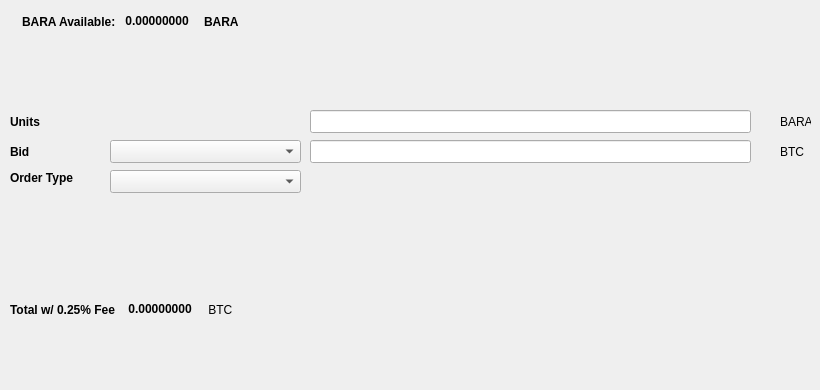
   <widget class="QWidget" name="SellTab">
    <attribute name="title">
     <string>Sell</string>
    </attribute>
    <widget class="QLabel" name="label_16">
     <property name="geometry">
      <rect>
       <x>780</x>
       <y>140</y>
       <width>31</width>
       <height>23</height>
      </rect>
     </property>
     <property name="text">
      <string>BTC</string>
     </property>
    </widget>
    <widget class="QComboBox" name="SellBidcomboBox">
     <property name="geometry">
      <rect>
       <x>110</x>
       <y>140</y>
       <width>191</width>
       <height>23</height>
      </rect>
     </property>
     <property name="font">
      <font>
       <pointsize>10</pointsize>
      </font>
     </property>
    </widget>
    <widget class="QLabel" name="label_18">
     <property name="geometry">
      <rect>
       <x>10</x>
       <y>110</y>
       <width>46</width>
       <height>23</height>
      </rect>
     </property>
     <property name="font">
      <font>
       <weight>75</weight>
       <bold>true</bold>
      </font>
     </property>
     <property name="text">
      <string>Units</string>
     </property>
    </widget>
    <widget class="QtMaterialFlatButton" name="Sell_Max_Amount" native="true">
     <property name="geometry">
      <rect>
       <x>110</x>
       <y>110</y>
       <width>191</width>
       <height>23</height>
      </rect>
     </property>
     <property name="font">
      <font>
       <pointsize>10</pointsize>
      </font>
     </property>
     <property name="text" stdset="0">
      <string>Max</string>
     </property>
    </widget>
    <widget class="QLabel" name="label_20">
     <property name="geometry">
      <rect>
       <x>10</x>
       <y>170</y>
       <width>91</width>
       <height>16</height>
      </rect>
     </property>
     <property name="font">
      <font>
       <weight>75</weight>
       <bold>true</bold>
      </font>
     </property>
     <property name="text">
      <string>Order Type</string>
     </property>
    </widget>
    <widget class="QComboBox" name="SellOrdertypeCombo">
     <property name="geometry">
      <rect>
       <x>110</x>
       <y>170</y>
       <width>191</width>
       <height>23</height>
      </rect>
     </property>
     <property name="font">
      <font>
       <pointsize>10</pointsize>
      </font>
     </property>
    </widget>
    <widget class="QLabel" name="label_21">
     <property name="geometry">
      <rect>
       <x>10</x>
       <y>140</y>
       <width>46</width>
       <height>23</height>
      </rect>
     </property>
     <property name="font">
      <font>
       <weight>75</weight>
       <bold>true</bold>
      </font>
     </property>
     <property name="text">
      <string>Bid</string>
     </property>
    </widget>
    <widget class="QLabel" name="label_22">
     <property name="geometry">
      <rect>
       <x>780</x>
       <y>110</y>
       <width>31</width>
       <height>23</height>
      </rect>
     </property>
     <property name="text">
      <string>BARA</string>
     </property>
    </widget>
    <widget class="QLineEdit" name="UnitsInputBARA">
     <property name="geometry">
      <rect>
       <x>310</x>
       <y>110</y>
       <width>441</width>
       <height>23</height>
      </rect>
     </property>
     <property name="font">
      <font>
       <pointsize>9</pointsize>
       <weight>75</weight>
       <bold>true</bold>
      </font>
     </property>
    </widget>
    <widget class="QLineEdit" name="SellBidPriceEdit">
     <property name="geometry">
      <rect>
       <x>310</x>
       <y>140</y>
       <width>441</width>
       <height>23</height>
      </rect>
     </property>
     <property name="font">
      <font>
       <pointsize>9</pointsize>
       <weight>75</weight>
       <bold>true</bold>
      </font>
     </property>
    </widget>
    <widget class="QtMaterialFlatButton" name="SellBARABTN" native="true">
     <property name="geometry">
      <rect>
       <x>30</x>
       <y>330</y>
       <width>131</width>
       <height>23</height>
      </rect>
     </property>
     <property name="text" stdset="0">
      <string>Sell BARA</string>
     </property>
     <property name="icon" stdset="0">
      <iconset resource="../barandos.qrc">
       <normaloff>:/icons/bitcoin</normaloff>:/icons/bitcoin</iconset>
     </property>
    </widget>
    <widget class="QWidget" name="layoutWidget3">
     <property name="geometry">
      <rect>
       <x>22</x>
       <y>12</y>
       <width>258</width>
       <height>19</height>
      </rect>
     </property>
     <layout class="QHBoxLayout" name="horizontalLayout">
      <item>
       <widget class="QLabel" name="label232_2">
        <property name="font">
         <font>
          <weight>75</weight>
          <bold>true</bold>
         </font>
        </property>
        <property name="text">
         <string>BARA Available:</string>
        </property>
       </widget>
      </item>
      <item>
       <widget class="QLabel" name="BARAAvailableLabel">
        <property name="palette">
         <palette>
          <active>
           <colorrole role="WindowText">
            <brush brushstyle="SolidPattern">
             <color alpha="255">
              <red>0</red>
              <green>0</green>
              <blue>0</blue>
             </color>
            </brush>
           </colorrole>
           <colorrole role="Button">
            <brush brushstyle="SolidPattern">
             <color alpha="255">
              <red>0</red>
              <green>170</green>
              <blue>0</blue>
             </color>
            </brush>
           </colorrole>
           <colorrole role="Light">
            <brush brushstyle="SolidPattern">
             <color alpha="255">
              <red>0</red>
              <green>255</green>
              <blue>0</blue>
             </color>
            </brush>
           </colorrole>
           <colorrole role="Midlight">
            <brush brushstyle="SolidPattern">
             <color alpha="255">
              <red>0</red>
              <green>212</green>
              <blue>0</blue>
             </color>
            </brush>
           </colorrole>
           <colorrole role="Dark">
            <brush brushstyle="SolidPattern">
             <color alpha="255">
              <red>0</red>
              <green>85</green>
              <blue>0</blue>
             </color>
            </brush>
           </colorrole>
           <colorrole role="Mid">
            <brush brushstyle="SolidPattern">
             <color alpha="255">
              <red>0</red>
              <green>113</green>
              <blue>0</blue>
             </color>
            </brush>
           </colorrole>
           <colorrole role="Text">
            <brush brushstyle="SolidPattern">
             <color alpha="255">
              <red>0</red>
              <green>170</green>
              <blue>0</blue>
             </color>
            </brush>
           </colorrole>
           <colorrole role="BrightText">
            <brush brushstyle="SolidPattern">
             <color alpha="255">
              <red>255</red>
              <green>255</green>
              <blue>255</blue>
             </color>
            </brush>
           </colorrole>
           <colorrole role="ButtonText">
            <brush brushstyle="SolidPattern">
             <color alpha="255">
              <red>0</red>
              <green>0</green>
              <blue>0</blue>
             </color>
            </brush>
           </colorrole>
           <colorrole role="Base">
            <brush brushstyle="SolidPattern">
             <color alpha="255">
              <red>255</red>
              <green>255</green>
              <blue>255</blue>
             </color>
            </brush>
           </colorrole>
           <colorrole role="Window">
            <brush brushstyle="SolidPattern">
             <color alpha="255">
              <red>0</red>
              <green>170</green>
              <blue>0</blue>
             </color>
            </brush>
           </colorrole>
           <colorrole role="Shadow">
            <brush brushstyle="SolidPattern">
             <color alpha="255">
              <red>0</red>
              <green>0</green>
              <blue>0</blue>
             </color>
            </brush>
           </colorrole>
           <colorrole role="AlternateBase">
            <brush brushstyle="SolidPattern">
             <color alpha="255">
              <red>127</red>
              <green>212</green>
              <blue>127</blue>
             </color>
            </brush>
           </colorrole>
           <colorrole role="ToolTipBase">
            <brush brushstyle="SolidPattern">
             <color alpha="255">
              <red>255</red>
              <green>255</green>
              <blue>220</blue>
             </color>
            </brush>
           </colorrole>
           <colorrole role="ToolTipText">
            <brush brushstyle="SolidPattern">
             <color alpha="255">
              <red>0</red>
              <green>0</green>
              <blue>0</blue>
             </color>
            </brush>
           </colorrole>
          </active>
          <inactive>
           <colorrole role="WindowText">
            <brush brushstyle="SolidPattern">
             <color alpha="255">
              <red>0</red>
              <green>0</green>
              <blue>0</blue>
             </color>
            </brush>
           </colorrole>
           <colorrole role="Button">
            <brush brushstyle="SolidPattern">
             <color alpha="255">
              <red>0</red>
              <green>170</green>
              <blue>0</blue>
             </color>
            </brush>
           </colorrole>
           <colorrole role="Light">
            <brush brushstyle="SolidPattern">
             <color alpha="255">
              <red>0</red>
              <green>255</green>
              <blue>0</blue>
             </color>
            </brush>
           </colorrole>
           <colorrole role="Midlight">
            <brush brushstyle="SolidPattern">
             <color alpha="255">
              <red>0</red>
              <green>212</green>
              <blue>0</blue>
             </color>
            </brush>
           </colorrole>
           <colorrole role="Dark">
            <brush brushstyle="SolidPattern">
             <color alpha="255">
              <red>0</red>
              <green>85</green>
              <blue>0</blue>
             </color>
            </brush>
           </colorrole>
           <colorrole role="Mid">
            <brush brushstyle="SolidPattern">
             <color alpha="255">
              <red>0</red>
              <green>113</green>
              <blue>0</blue>
             </color>
            </brush>
           </colorrole>
           <colorrole role="Text">
            <brush brushstyle="SolidPattern">
             <color alpha="255">
              <red>0</red>
              <green>170</green>
              <blue>0</blue>
             </color>
            </brush>
           </colorrole>
           <colorrole role="BrightText">
            <brush brushstyle="SolidPattern">
             <color alpha="255">
              <red>255</red>
              <green>255</green>
              <blue>255</blue>
             </color>
            </brush>
           </colorrole>
           <colorrole role="ButtonText">
            <brush brushstyle="SolidPattern">
             <color alpha="255">
              <red>0</red>
              <green>0</green>
              <blue>0</blue>
             </color>
            </brush>
           </colorrole>
           <colorrole role="Base">
            <brush brushstyle="SolidPattern">
             <color alpha="255">
              <red>255</red>
              <green>255</green>
              <blue>255</blue>
             </color>
            </brush>
           </colorrole>
           <colorrole role="Window">
            <brush brushstyle="SolidPattern">
             <color alpha="255">
              <red>0</red>
              <green>170</green>
              <blue>0</blue>
             </color>
            </brush>
           </colorrole>
           <colorrole role="Shadow">
            <brush brushstyle="SolidPattern">
             <color alpha="255">
              <red>0</red>
              <green>0</green>
              <blue>0</blue>
             </color>
            </brush>
           </colorrole>
           <colorrole role="AlternateBase">
            <brush brushstyle="SolidPattern">
             <color alpha="255">
              <red>127</red>
              <green>212</green>
              <blue>127</blue>
             </color>
            </brush>
           </colorrole>
           <colorrole role="ToolTipBase">
            <brush brushstyle="SolidPattern">
             <color alpha="255">
              <red>255</red>
              <green>255</green>
              <blue>220</blue>
             </color>
            </brush>
           </colorrole>
           <colorrole role="ToolTipText">
            <brush brushstyle="SolidPattern">
             <color alpha="255">
              <red>0</red>
              <green>0</green>
              <blue>0</blue>
             </color>
            </brush>
           </colorrole>
          </inactive>
          <disabled>
           <colorrole role="WindowText">
            <brush brushstyle="SolidPattern">
             <color alpha="255">
              <red>0</red>
              <green>85</green>
              <blue>0</blue>
             </color>
            </brush>
           </colorrole>
           <colorrole role="Button">
            <brush brushstyle="SolidPattern">
             <color alpha="255">
              <red>0</red>
              <green>170</green>
              <blue>0</blue>
             </color>
            </brush>
           </colorrole>
           <colorrole role="Light">
            <brush brushstyle="SolidPattern">
             <color alpha="255">
              <red>0</red>
              <green>255</green>
              <blue>0</blue>
             </color>
            </brush>
           </colorrole>
           <colorrole role="Midlight">
            <brush brushstyle="SolidPattern">
             <color alpha="255">
              <red>0</red>
              <green>212</green>
              <blue>0</blue>
             </color>
            </brush>
           </colorrole>
           <colorrole role="Dark">
            <brush brushstyle="SolidPattern">
             <color alpha="255">
              <red>0</red>
              <green>85</green>
              <blue>0</blue>
             </color>
            </brush>
           </colorrole>
           <colorrole role="Mid">
            <brush brushstyle="SolidPattern">
             <color alpha="255">
              <red>0</red>
              <green>113</green>
              <blue>0</blue>
             </color>
            </brush>
           </colorrole>
           <colorrole role="Text">
            <brush brushstyle="SolidPattern">
             <color alpha="255">
              <red>0</red>
              <green>85</green>
              <blue>0</blue>
             </color>
            </brush>
           </colorrole>
           <colorrole role="BrightText">
            <brush brushstyle="SolidPattern">
             <color alpha="255">
              <red>255</red>
              <green>255</green>
              <blue>255</blue>
             </color>
            </brush>
           </colorrole>
           <colorrole role="ButtonText">
            <brush brushstyle="SolidPattern">
             <color alpha="255">
              <red>0</red>
              <green>85</green>
              <blue>0</blue>
             </color>
            </brush>
           </colorrole>
           <colorrole role="Base">
            <brush brushstyle="SolidPattern">
             <color alpha="255">
              <red>0</red>
              <green>170</green>
              <blue>0</blue>
             </color>
            </brush>
           </colorrole>
           <colorrole role="Window">
            <brush brushstyle="SolidPattern">
             <color alpha="255">
              <red>0</red>
              <green>170</green>
              <blue>0</blue>
             </color>
            </brush>
           </colorrole>
           <colorrole role="Shadow">
            <brush brushstyle="SolidPattern">
             <color alpha="255">
              <red>0</red>
              <green>0</green>
              <blue>0</blue>
             </color>
            </brush>
           </colorrole>
           <colorrole role="AlternateBase">
            <brush brushstyle="SolidPattern">
             <color alpha="255">
              <red>0</red>
              <green>170</green>
              <blue>0</blue>
             </color>
            </brush>
           </colorrole>
           <colorrole role="ToolTipBase">
            <brush brushstyle="SolidPattern">
             <color alpha="255">
              <red>255</red>
              <green>255</green>
              <blue>220</blue>
             </color>
            </brush>
           </colorrole>
           <colorrole role="ToolTipText">
            <brush brushstyle="SolidPattern">
             <color alpha="255">
              <red>0</red>
              <green>0</green>
              <blue>0</blue>
             </color>
            </brush>
           </colorrole>
          </disabled>
         </palette>
        </property>
        <property name="font">
         <font>
          <weight>75</weight>
          <bold>true</bold>
         </font>
        </property>
        <property name="text">
         <string> 0.00000000 </string>
        </property>
        <property name="textInteractionFlags">
         <set>Qt::LinksAccessibleByMouse|Qt::TextSelectableByKeyboard|Qt::TextSelectableByMouse</set>
        </property>
       </widget>
      </item>
      <item>
       <widget class="QLabel" name="labelBARA">
        <property name="font">
         <font>
          <weight>75</weight>
          <bold>true</bold>
         </font>
        </property>
        <property name="text">
         <string>BARA</string>
        </property>
       </widget>
      </item>
     </layout>
    </widget>
    <widget class="QWidget" name="layoutWidget">
     <property name="geometry">
      <rect>
       <x>10</x>
       <y>300</y>
       <width>268</width>
       <height>19</height>
      </rect>
     </property>
     <layout class="QHBoxLayout" name="horizontalLayout_2">
      <item>
       <widget class="QLabel" name="label_19">
        <property name="font">
         <font>
          <weight>75</weight>
          <bold>true</bold>
         </font>
        </property>
        <property name="text">
         <string>Total w/ 0.25% Fee </string>
        </property>
       </widget>
      </item>
      <item>
       <widget class="QLabel" name="SellCostLabel">
        <property name="palette">
         <palette>
          <active>
           <colorrole role="WindowText">
            <brush brushstyle="SolidPattern">
             <color alpha="255">
              <red>0</red>
              <green>0</green>
              <blue>0</blue>
             </color>
            </brush>
           </colorrole>
           <colorrole role="Button">
            <brush brushstyle="SolidPattern">
             <color alpha="255">
              <red>0</red>
              <green>170</green>
              <blue>0</blue>
             </color>
            </brush>
           </colorrole>
           <colorrole role="Light">
            <brush brushstyle="SolidPattern">
             <color alpha="255">
              <red>0</red>
              <green>255</green>
              <blue>0</blue>
             </color>
            </brush>
           </colorrole>
           <colorrole role="Midlight">
            <brush brushstyle="SolidPattern">
             <color alpha="255">
              <red>0</red>
              <green>212</green>
              <blue>0</blue>
             </color>
            </brush>
           </colorrole>
           <colorrole role="Dark">
            <brush brushstyle="SolidPattern">
             <color alpha="255">
              <red>0</red>
              <green>85</green>
              <blue>0</blue>
             </color>
            </brush>
           </colorrole>
           <colorrole role="Mid">
            <brush brushstyle="SolidPattern">
             <color alpha="255">
              <red>0</red>
              <green>113</green>
              <blue>0</blue>
             </color>
            </brush>
           </colorrole>
           <colorrole role="Text">
            <brush brushstyle="SolidPattern">
             <color alpha="255">
              <red>0</red>
              <green>170</green>
              <blue>0</blue>
             </color>
            </brush>
           </colorrole>
           <colorrole role="BrightText">
            <brush brushstyle="SolidPattern">
             <color alpha="255">
              <red>255</red>
              <green>255</green>
              <blue>255</blue>
             </color>
            </brush>
           </colorrole>
           <colorrole role="ButtonText">
            <brush brushstyle="SolidPattern">
             <color alpha="255">
              <red>0</red>
              <green>0</green>
              <blue>0</blue>
             </color>
            </brush>
           </colorrole>
           <colorrole role="Base">
            <brush brushstyle="SolidPattern">
             <color alpha="255">
              <red>255</red>
              <green>255</green>
              <blue>255</blue>
             </color>
            </brush>
           </colorrole>
           <colorrole role="Window">
            <brush brushstyle="SolidPattern">
             <color alpha="255">
              <red>0</red>
              <green>170</green>
              <blue>0</blue>
             </color>
            </brush>
           </colorrole>
           <colorrole role="Shadow">
            <brush brushstyle="SolidPattern">
             <color alpha="255">
              <red>0</red>
              <green>0</green>
              <blue>0</blue>
             </color>
            </brush>
           </colorrole>
           <colorrole role="AlternateBase">
            <brush brushstyle="SolidPattern">
             <color alpha="255">
              <red>127</red>
              <green>212</green>
              <blue>127</blue>
             </color>
            </brush>
           </colorrole>
           <colorrole role="ToolTipBase">
            <brush brushstyle="SolidPattern">
             <color alpha="255">
              <red>255</red>
              <green>255</green>
              <blue>220</blue>
             </color>
            </brush>
           </colorrole>
           <colorrole role="ToolTipText">
            <brush brushstyle="SolidPattern">
             <color alpha="255">
              <red>0</red>
              <green>0</green>
              <blue>0</blue>
             </color>
            </brush>
           </colorrole>
          </active>
          <inactive>
           <colorrole role="WindowText">
            <brush brushstyle="SolidPattern">
             <color alpha="255">
              <red>0</red>
              <green>0</green>
              <blue>0</blue>
             </color>
            </brush>
           </colorrole>
           <colorrole role="Button">
            <brush brushstyle="SolidPattern">
             <color alpha="255">
              <red>0</red>
              <green>170</green>
              <blue>0</blue>
             </color>
            </brush>
           </colorrole>
           <colorrole role="Light">
            <brush brushstyle="SolidPattern">
             <color alpha="255">
              <red>0</red>
              <green>255</green>
              <blue>0</blue>
             </color>
            </brush>
           </colorrole>
           <colorrole role="Midlight">
            <brush brushstyle="SolidPattern">
             <color alpha="255">
              <red>0</red>
              <green>212</green>
              <blue>0</blue>
             </color>
            </brush>
           </colorrole>
           <colorrole role="Dark">
            <brush brushstyle="SolidPattern">
             <color alpha="255">
              <red>0</red>
              <green>85</green>
              <blue>0</blue>
             </color>
            </brush>
           </colorrole>
           <colorrole role="Mid">
            <brush brushstyle="SolidPattern">
             <color alpha="255">
              <red>0</red>
              <green>113</green>
              <blue>0</blue>
             </color>
            </brush>
           </colorrole>
           <colorrole role="Text">
            <brush brushstyle="SolidPattern">
             <color alpha="255">
              <red>0</red>
              <green>170</green>
              <blue>0</blue>
             </color>
            </brush>
           </colorrole>
           <colorrole role="BrightText">
            <brush brushstyle="SolidPattern">
             <color alpha="255">
              <red>255</red>
              <green>255</green>
              <blue>255</blue>
             </color>
            </brush>
           </colorrole>
           <colorrole role="ButtonText">
            <brush brushstyle="SolidPattern">
             <color alpha="255">
              <red>0</red>
              <green>0</green>
              <blue>0</blue>
             </color>
            </brush>
           </colorrole>
           <colorrole role="Base">
            <brush brushstyle="SolidPattern">
             <color alpha="255">
              <red>255</red>
              <green>255</green>
              <blue>255</blue>
             </color>
            </brush>
           </colorrole>
           <colorrole role="Window">
            <brush brushstyle="SolidPattern">
             <color alpha="255">
              <red>0</red>
              <green>170</green>
              <blue>0</blue>
             </color>
            </brush>
           </colorrole>
           <colorrole role="Shadow">
            <brush brushstyle="SolidPattern">
             <color alpha="255">
              <red>0</red>
              <green>0</green>
              <blue>0</blue>
             </color>
            </brush>
           </colorrole>
           <colorrole role="AlternateBase">
            <brush brushstyle="SolidPattern">
             <color alpha="255">
              <red>127</red>
              <green>212</green>
              <blue>127</blue>
             </color>
            </brush>
           </colorrole>
           <colorrole role="ToolTipBase">
            <brush brushstyle="SolidPattern">
             <color alpha="255">
              <red>255</red>
              <green>255</green>
              <blue>220</blue>
             </color>
            </brush>
           </colorrole>
           <colorrole role="ToolTipText">
            <brush brushstyle="SolidPattern">
             <color alpha="255">
              <red>0</red>
              <green>0</green>
              <blue>0</blue>
             </color>
            </brush>
           </colorrole>
          </inactive>
          <disabled>
           <colorrole role="WindowText">
            <brush brushstyle="SolidPattern">
             <color alpha="255">
              <red>0</red>
              <green>85</green>
              <blue>0</blue>
             </color>
            </brush>
           </colorrole>
           <colorrole role="Button">
            <brush brushstyle="SolidPattern">
             <color alpha="255">
              <red>0</red>
              <green>170</green>
              <blue>0</blue>
             </color>
            </brush>
           </colorrole>
           <colorrole role="Light">
            <brush brushstyle="SolidPattern">
             <color alpha="255">
              <red>0</red>
              <green>255</green>
              <blue>0</blue>
             </color>
            </brush>
           </colorrole>
           <colorrole role="Midlight">
            <brush brushstyle="SolidPattern">
             <color alpha="255">
              <red>0</red>
              <green>212</green>
              <blue>0</blue>
             </color>
            </brush>
           </colorrole>
           <colorrole role="Dark">
            <brush brushstyle="SolidPattern">
             <color alpha="255">
              <red>0</red>
              <green>85</green>
              <blue>0</blue>
             </color>
            </brush>
           </colorrole>
           <colorrole role="Mid">
            <brush brushstyle="SolidPattern">
             <color alpha="255">
              <red>0</red>
              <green>113</green>
              <blue>0</blue>
             </color>
            </brush>
           </colorrole>
           <colorrole role="Text">
            <brush brushstyle="SolidPattern">
             <color alpha="255">
              <red>0</red>
              <green>85</green>
              <blue>0</blue>
             </color>
            </brush>
           </colorrole>
           <colorrole role="BrightText">
            <brush brushstyle="SolidPattern">
             <color alpha="255">
              <red>255</red>
              <green>255</green>
              <blue>255</blue>
             </color>
            </brush>
           </colorrole>
           <colorrole role="ButtonText">
            <brush brushstyle="SolidPattern">
             <color alpha="255">
              <red>0</red>
              <green>85</green>
              <blue>0</blue>
             </color>
            </brush>
           </colorrole>
           <colorrole role="Base">
            <brush brushstyle="SolidPattern">
             <color alpha="255">
              <red>0</red>
              <green>170</green>
              <blue>0</blue>
             </color>
            </brush>
           </colorrole>
           <colorrole role="Window">
            <brush brushstyle="SolidPattern">
             <color alpha="255">
              <red>0</red>
              <green>170</green>
              <blue>0</blue>
             </color>
            </brush>
           </colorrole>
           <colorrole role="Shadow">
            <brush brushstyle="SolidPattern">
             <color alpha="255">
              <red>0</red>
              <green>0</green>
              <blue>0</blue>
             </color>
            </brush>
           </colorrole>
           <colorrole role="AlternateBase">
            <brush brushstyle="SolidPattern">
             <color alpha="255">
              <red>0</red>
              <green>170</green>
              <blue>0</blue>
             </color>
            </brush>
           </colorrole>
           <colorrole role="ToolTipBase">
            <brush brushstyle="SolidPattern">
             <color alpha="255">
              <red>255</red>
              <green>255</green>
              <blue>220</blue>
             </color>
            </brush>
           </colorrole>
           <colorrole role="ToolTipText">
            <brush brushstyle="SolidPattern">
             <color alpha="255">
              <red>0</red>
              <green>0</green>
              <blue>0</blue>
             </color>
            </brush>
           </colorrole>
          </disabled>
         </palette>
        </property>
        <property name="font">
         <font>
          <weight>75</weight>
          <bold>true</bold>
         </font>
        </property>
        <property name="autoFillBackground">
         <bool>false</bool>
        </property>
        <property name="text">
         <string> 0.00000000</string>
        </property>
        <property name="textInteractionFlags">
         <set>Qt::LinksAccessibleByMouse|Qt::TextSelectableByMouse</set>
        </property>
       </widget>
      </item>
      <item>
       <widget class="QLabel" name="label_17">
        <property name="font">
         <font>
          <weight>50</weight>
          <bold>false</bold>
         </font>
        </property>
        <property name="text">
         <string> BTC</string>
        </property>
       </widget>
      </item>
     </layout>
    </widget>
    <widget class="QLabel" name="label_23">
     <property name="geometry">
      <rect>
       <x>460</x>
       <y>300</y>
       <width>281</width>
       <height>81</height>
      </rect>
     </property>
     <property name="text">
      <string/>
     </property>
     <property name="pixmap">
      <pixmap>:/images/bittrex</pixmap>
     </property>
    </widget>
   </widget>
